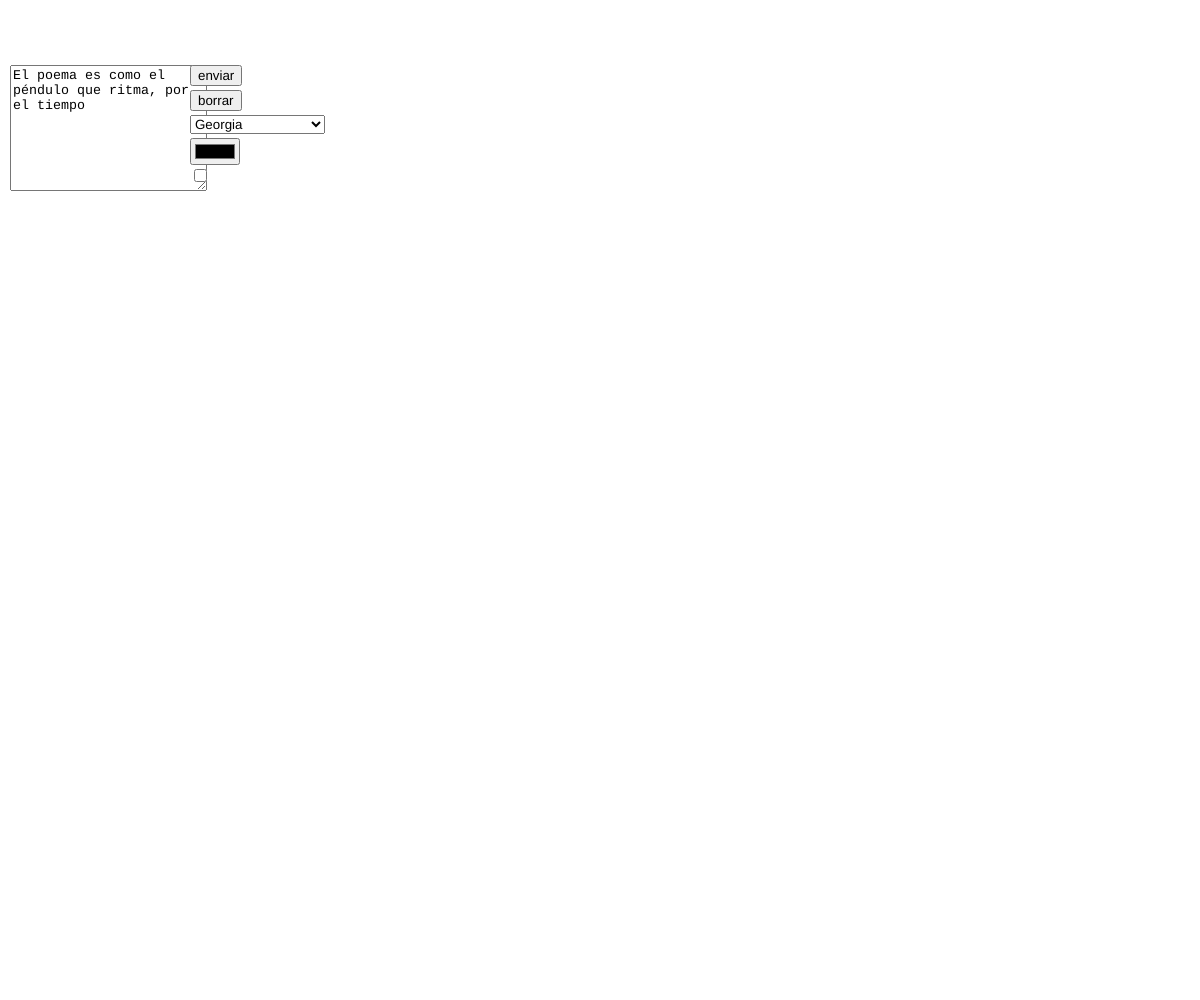
Frame 1 (no input)
Frame 60 (no input): identical to frame 1, image omitted
Frame 120 (the mouse pressed at the canvas centre since frame 60): identical to frame 1, image omitted

The p5.js sketch that drew this single still picture (run headless with seeded random() and noise() and a simulated clock; from frame 60 on, the mouse is pressed at the canvas centre):

// p5.js sketch
// ── sketch.js
var _0x3151=['Arial','Courier','Georgia','Helvetica','Palatino','Times\x20New\x20Roman','Trebuchet\x20MS','Verdana','position','style','z-index','textarea','El\x20poema\x20es\x20como\x20el\x20péndulo\x20que\x20ritma,\x20por\x20el\x20tiempo','elt','rows','cols','enviar','mousePressed','borrar','select','option','selected','child','changed','length','value','checked','color','update1','update2','a1_v','a2_v','texto','size','a1_a','den1','den2','a2_a'];(function(_0x2d489f,_0xd7d9cb){var _0x5354c1=function(_0x36356d){while(--_0x36356d){_0x2d489f['push'](_0x2d489f['shift']());}};_0x5354c1(++_0xd7d9cb);}(_0x3151,0x156));var _0x4f92=function(_0xa0a064,_0x4e67a0){_0xa0a064=_0xa0a064-0x0;var _0x18a037=_0x3151[_0xa0a064];return _0x18a037;};var canvas;let button1,button2;var name='\x20';var splitString='\x20';var texfield;var ord;let fonts=[_0x4f92('0x0'),_0x4f92('0x1'),'Courier\x20New',_0x4f92('0x2'),_0x4f92('0x3'),_0x4f92('0x4'),_0x4f92('0x5'),_0x4f92('0x6'),_0x4f92('0x7')];let color;let pendulo=[];var chk;var check=![];function windowResized(){resizeCanvas(windowWidth,windowHeight);}function setup(){canvas=createCanvas(windowWidth,windowHeight);canvas[_0x4f92('0x8')](0x0,0x0);canvas[_0x4f92('0x9')](_0x4f92('0xa'),'-1');background(0xff);textAlign(CENTER);texfield=createElement(_0x4f92('0xb'),_0x4f92('0xc'));texfield[_0x4f92('0xd')][_0x4f92('0xe')]=0x8;texfield[_0x4f92('0xd')][_0x4f92('0xf')]=0x16;texfield[_0x4f92('0x8')](0xa,0x41);button1=createButton(_0x4f92('0x10'));button1[_0x4f92('0x8')](0xbe,0x41);button1[_0x4f92('0x11')](greet);button2=createButton(_0x4f92('0x12'));button2[_0x4f92('0x8')](0xbe,0x5a);button2[_0x4f92('0x11')](erase);ord=createElement(_0x4f92('0x13'));ord[_0x4f92('0x8')](0xbe,0x73);for(var _0x49392e=0x0;_0x49392e<0x9;_0x49392e++){var _0x5d5b25=createElement(_0x4f92('0x14'),fonts[_0x49392e]);if(_0x49392e==0x3)_0x5d5b25[_0x4f92('0xd')][_0x4f92('0x15')]=!![];ord[_0x4f92('0x16')](_0x5d5b25);}color=createColorPicker('black');color[_0x4f92('0x8')](0xbe,0x8a);chk=createCheckbox('',![]);chk[_0x4f92('0x8')](0xbe,0xa6);chk[_0x4f92('0x17')](myCheckedEvent);for(let _0x49392e=0x0;_0x49392e<splitString[_0x4f92('0x18')];_0x49392e++){pendulo[_0x49392e]=new Pendulo({'r1':0xc8,'r2':0xc8,'m1':0xa,'m2':0xa,'a1':random(-PI/0x2,PI/0x2),'a2':random(-PI/0x2,PI/0x2),'a1_v':0x0,'a2_v':0x0,'g':0x1,'texto':splitString[_0x49392e],'size':random(0x1e,0xc8)});}}function greet(){name=texfield[_0x4f92('0x19')]();splitString=split(name,'\x20');for(let _0x18a727=0x0;_0x18a727<splitString[_0x4f92('0x18')];_0x18a727++){pendulo[_0x18a727]=new Pendulo({'r1':0xc8,'r2':0xc8,'m1':0xa,'m2':0xa,'a1':random(-PI/0x2,PI/0x2),'a2':random(-PI/0x2,PI/0x2),'a1_v':0x0,'a2_v':0x0,'g':0x1,'texto':splitString[_0x18a727],'size':random(0x1e,0xc8)});}}function erase(){background(0xff);for(let _0x5ec261=0x0;_0x5ec261<splitString[_0x4f92('0x18')];_0x5ec261++){pendulo[_0x5ec261]=new Pendulo({'r1':0xc8,'r2':0xc8,'m1':0xa,'m2':0xa,'a1':random(-PI/0x2,PI/0x2),'a2':random(-PI/0x2,PI/0x2),'a1_v':0x0,'a2_v':0x0,'g':0x1,'texto':'\x20','size':random(0x1e,0xc8)});}}function myCheckedEvent(){if(this[_0x4f92('0x1a')]()){check=!![];}else{check=![];}}function draw(){if(check!=!![]){background(0xff);noStroke();fill(red(color[_0x4f92('0x1b')]()),green(color[_0x4f92('0x1b')]()),blue(color[_0x4f92('0x1b')]()),0x96);}else{fill(0xff);stroke(red(color[_0x4f92('0x1b')]()),green(color['color']()),blue(color[_0x4f92('0x1b')]()),0x96);}for(let _0xbe941e=0x0;_0xbe941e<splitString[_0x4f92('0x18')];_0xbe941e++){pendulo[_0xbe941e][_0x4f92('0x1c')]();pendulo[_0xbe941e]['draw']();pendulo[_0xbe941e][_0x4f92('0x1d')]();}}class Pendulo{constructor(_0x2bec47){this['r1']=_0x2bec47['r1'];this['r2']=_0x2bec47['r2'];this['m1']=_0x2bec47['m1'];this['m2']=_0x2bec47['m2'];this['a1']=_0x2bec47['a1'];this['a2']=_0x2bec47['a2'];this[_0x4f92('0x1e')]=_0x2bec47[_0x4f92('0x1e')];this[_0x4f92('0x1f')]=_0x2bec47[_0x4f92('0x1f')];this['g']=_0x2bec47['g'];this['texto']=_0x2bec47[_0x4f92('0x20')];this[_0x4f92('0x21')]=_0x2bec47[_0x4f92('0x21')];}[_0x4f92('0x1c')](){this['den1']=this['r1']*(0x2*this['m1']+this['m2']-this['m2']*cos(0x2*this['a1']-0x2*this['a2']));this[_0x4f92('0x22')]=(-this['g']*(0x2*this['m1']+this['m2'])*sin(this['a1'])-this['m2']*this['g']*sin(this['a1']-0x2*this['a2'])+-0x2*sin(this['a1']-this['a2'])*this['m2']*(this[_0x4f92('0x1f')]*this[_0x4f92('0x1f')]*this['r2']+this[_0x4f92('0x1e')]*this[_0x4f92('0x1e')]*this['r1']*cos(this['a1']-this['a2'])))/this[_0x4f92('0x23')];this[_0x4f92('0x24')]=this['r2']*(0x2*this['m1']+this['m2']-this['m2']*cos(0x2*this['a1']-0x2*this['a2']));this[_0x4f92('0x25')]=0x2*sin(this['a1']-this['a2'])*(this['a1_v']*this[_0x4f92('0x1e')]*this['r1']*(this['m1']+this['m2'])+this['g']*(this['m1']+this['m2'])*cos(this['a1'])+this[_0x4f92('0x1f')]*this[_0x4f92('0x1f')]*this['r2']*this['m2']*cos(this['a1']-this['a2']))/this['den2'];}['draw'](){push();translate(width/0x2,height/0x5);this['x1']=this['r1']*sin(this['a1']);this['y1']=this['r1']*cos(this['a1']);this['x2']=this['x1']+this['r2']*sin(this['a2']);this['y2']=this['y1']+this['r2']*cos(this['a2']);textFont(ord[_0x4f92('0x19')]());strokeWeight(0x5);textSize(this['size']);text(this[_0x4f92('0x20')],this['x2'],this['y2']);pop();}[_0x4f92('0x1d')](){this[_0x4f92('0x1e')]+=this[_0x4f92('0x22')];this[_0x4f92('0x1f')]+=this['a2_a'];this['a1']+=this[_0x4f92('0x1e')];this['a2']+=this['a2_v'];}}
